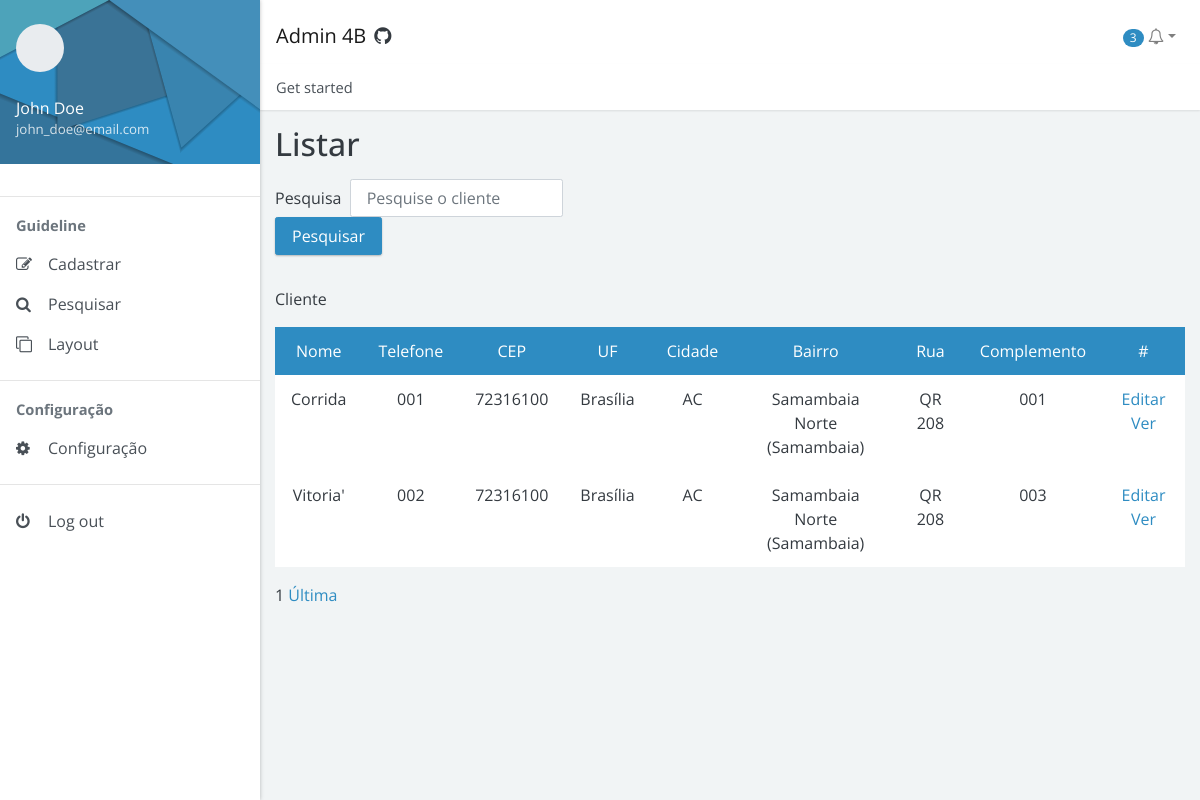
Screenshot of /dashboard/docs/pages/search/pesquisa_cliente.php with the database file from the repository.
### tables this page shows
CREATE TABLE `cliente` (
  `id_cliente` int(11) NOT NULL,
  `nome_completo` varchar(255) DEFAULT NULL,
  `email_cliente` varchar(255) NOT NULL,
  `telefone_celular` varchar(17) DEFAULT NULL,
  `telefone_contato` varchar(17) DEFAULT NULL,
  `endereco_id_endereco` int(11) NOT NULL,
  `login_id_login` int(11) NOT NULL
);

CREATE TABLE `endereco` (
  `id_endereco` int(11) NOT NULL,
  `cep` varchar(10) DEFAULT NULL,
  `cidade` varchar(255) DEFAULT NULL,
  `uf` varchar(2) DEFAULT NULL,
  `bairro` varchar(255) DEFAULT NULL,
  `rua` varchar(255) DEFAULT NULL,
  `complemento` varchar(255) DEFAULT NULL
);

### dashboard/docs/pages/search/pesquisa_cliente.php (the view, shortened to what this page needs)
<!doctype html>
<html lang="pt-br">
<head>
    <link rel="stylesheet" href="https://cdnjs.cloudflare.com/ajax/libs/font-awesome/4.7.0/css/font-awesome.min.css">
    <link href="../../../../../dist/admin4b.min.css?v=2.1.0" rel="stylesheet">
    <link href="../../../docs/assets/css/custom.css" rel="stylesheet">
    <link href="../../assets/css/custom.css" rel="stylesheet">
    <link href="../../../dist/admin4b.min.css" rel="stylesheet" type="text/css">
</head>
<body>
    <div class="app">
        <div class="app-sidebar">
            <div class="sidebar-header"><svg class="avatar">
                    <use href="assets/img/faces.svg" />
                </svg>
                <div class="username"><span>John Doe</span> <small>john_doe@email.com</small></div>
            </div>
            <div id="sidebar-nav" class="sidebar-nav">
                <hr><span class="sidebar-nav-header">Guideline</span>
                <ul>
                    <li><a href="#forms" data-toggle="collapse"><span class="sidebar-nav-icon fa fa-pencil-square-o"></span> <span class="sidebar-nav-text">Cadastrar</span></a>
                    </li>
                    <li><a href="#search" data-toggle="collapse"><span class="sidebar-nav-icon fa fa-search"></span> <span class="sidebar-nav-text">Pesquisar</span></a>
                    </li>
                    <li><a href="#layout" data-toggle="collapse"><span class="sidebar-nav-icon fa fa-clone"></span> <span class="sidebar-nav-text">Layout</span></a>
                    </li>
                </ul>
                <hr><span class="sidebar-nav-header">Configuração</span>
                <ul>
                    <li><a href="../editar/configuracao_geral.php  "><span class="sidebar-nav-icon fa fa-cog"></span> <span class="sidebar-nav-text">Configuração</span></a>
                    </li>
                </ul>
                <hr>
                <ul>
                    <li><a href="./crud/sair.php"><span class="sidebar-nav-icon fa fa-power-off"></span> <span class="sidebar-nav-text">Log out</span></a></li>
                </ul>
            </div>
        </div>
        <div class="app-content">
            <div class="content-header">
                <nav class="navbar navbar-expand navbar-light bg-white">
                    <div class="navbar-brand"><button type="button" class="btn btn-sidebar" data-toggle="sidebar"><i class="fa fa-bars"></i></button> <span class="pr-2">Admin 4B</span> <a href="https://github.com/marxjmoura/admin4b" class="text-dark decoration-none" data-toggle="tooltip" data-placement="right" title="Fork me on GitHub"><i class="fa fa-github"></i></a></div>
                    <ul class="navbar-nav ml-auto">
                        <li class="nav-item dropdown"><a href="#" class="nav-link dropdown-toggle" role="button" data-toggle="dropdown" aria-haspopup="true" aria-expanded="false"><span class="badge badge-pill badge-primary">3</span> <i class="fa fa-bell-o"></i></a>
                        </li>
                    </ul>
                </nav>
                <nav>
                    <ol class="breadcrumb">
                        <li class="breadcrumb-item">Get started</li>
                    </ol>
                </nav>
            </div>
            <div class="content-body">
                <div class="container">
                    <div class="page-header">
                        <div class="row">
                            <div class="col-sm-6 col-md-6">
                                <h1>Listar</h1>
                            </div>
                        </div>
                        <div class="row">
                            <div class="col-sm-1 col-md-5">
                                <form class="form-inline" method="GET" action="../pesquisar/pesquisa_cliente.php">
                                    <div class="form-group"> Pesquisa &nbsp;
                                        <input type="text" name="pesquisa" class="form-control" id="exampleInputName2" placeholder="Pesquise o cliente" style="margin-right: 10px;">
                                    </div>
                                    <button type="submit" class="btn btn-primary">Pesquisar</button>
                                </form>
                            </div>
                        </div>
                    </div>
                    <div class="align-items-center" style="margin-top: 2em;">
                        <div class="">
                            <p>Cliente</p>
                            <table class="table table-bordered table-hover text-center">
                                <tr class="bg bg-primary text-white text-center">
                                    <td>Nome</td>
                                    <td>Telefone</td>
                                    <td>CEP</td>
                                    <td>UF</td>
                                    <td>Cidade</td>
                                    <td>Bairro</td>
                                    <td>Rua</td>
                                    <td>Complemento</td>
                                    <td> # </td>
                                </tr>
                                <?php
                                include_once '../../crud/conexao.php';
                                if (isset($_GET['pg']) && $_GET['pg'] != "") {
                                    $pagina_atual = $_GET["pg"];
                                } else {
                                    $pagina_atual = 1;
                                }
                                if (isset($pagina_atual)) {
                                    $pagina_atual = $pagina_atual;
                                } else {
                                    $pagina_atual = 1;
                                }
                                $pagina = (!empty($pagina_atual)) ? $pagina_atual : 1;
                                $qtd_pg = 20;
                                $inicio = ($qtd_pg * $pagina) - $qtd_pg;
                                    $pesquisa = $conexao->query("SELECT * FROM cliente INNER JOIN endereco ON endereco_id_endereco = id_endereco ORDER BY nome_completo ASC LIMIT $inicio, $qtd_pg");
                                    if ($pesquisa && $pesquisa->rowCount() != 0) {
                                        while ($tabela = $pesquisa->fetch()) {
                                            $nome = $tabela['nome_completo'];
                                            $telefone = $tabela['telefone_celular'];
                                            $cep = $tabela['cep'];
                                            $cidade = $tabela['cidade'];
                                            $uf = $tabela['uf'];
                                            $bairro = $tabela['bairro'];
                                            $rua = $tabela['rua'];
                                            $complemento = $tabela['complemento'];
                                            $id = $tabela['id_cliente'];
                            ?>
                                <tr class="text-center">
                                    <td>
                                        <?= $nome ?>
                                    </td>
                                    <td>
                                        <?= $telefone ?>
                                    </td>
                                    <td>
                                        <?= $cep ?>
                                    </td>
                                    <td>
                                        <?= $cidade ?>
                                    </td>
                                    <td>
                                        <?= $uf ?>
                                    </td>
                                    <td>
                                        <?= $bairro ?>
                                    </td>
                                    <td>
                                        <?= $rua ?>
                                    </td>
                                    <td>
                                        <?= $complemento ?>
                                    </td>
                                    <td><a href="../editar/editar_cliente.php?id=<?= $id ?>" type="submit"><i class="bi bi-pencil-square"></i>
                                            Editar</a>
                                        <a href="../see/ver.php?id=<?= $id ?>"><i class="bi bi-trash-fill"></i>Ver</a>
                                    </td>
                                </tr>
                            <?php
                                        }
                            ?>
                            </table>
                    <?php
                                        $select = $conexao->query("SELECT COUNT(id_cliente) AS num_result FROM cliente");
                                        $row_pg = $select->fetch();
                                        $quantidade_pg = ceil($row_pg['num_result'] / $qtd_pg);
                                        echo " $pagina ";
                                        echo " <a href='?pg=$quantidade_pg' onclick=''>Última</a>";
                                    } else {
                                        echo "<div class='alert alert-danger' role='alert'>Nenhum usuário encontrado!</div>";
                                    }
                    ?>
                        </div>
                    </div>
                </div>
            </div>
</body>
</html>

### dashboard/docs/assets/css/custom.css (style rules this page uses)
.app-sidebar .sidebar-header { background-image: url("/docs/assets/img/sidebar-header.svg"); background-repeat: no-repeat; background-size: 100% 100%; }

### rows the page displays
cliente: nome_completo "Corrida", telefone_celular "001", endereco_id_endereco.cep "72316100", endereco_id_endereco.cidade "Brasília", endereco_id_endereco.uf "AC", endereco_id_endereco.bairro "Samambaia Norte (Samambaia)", endereco_id_endereco.rua "QR 208", endereco_id_endereco.complemento "001"
cliente: nome_completo "Vitoria'", telefone_celular "002", endereco_id_endereco.cep "72316100", endereco_id_endereco.cidade "Brasília", endereco_id_endereco.uf "AC", endereco_id_endereco.bairro "Samambaia Norte (Samambaia)", endereco_id_endereco.rua "QR 208", endereco_id_endereco.complemento "003"

### other values shown
$pagina "1"
